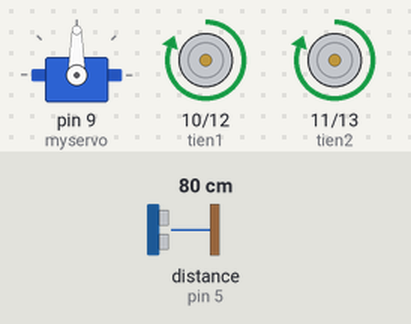
This sketch was run on a simulated Arduino Uno, built with avr-gcc and run on an emulated ATmega328P. Shown: servo, motor-driver pin pairs drawn as motors (green arrow = first pin HIGH = forward, orange = second pin HIGH = backward, longer = more drive). Wiring (inferred from the names in the program): ultrasonic range finder: trigger pin 6; echo pin 5. The test bench sets the inputs (shaded band); at power-on: distance to the obstacle (sensor on pin 5) 80 cm. The echo pulse lasts 58.3 µs per cm.

Above: at 1.7 s.
1.8 s: distance to the obstacle (sensor on pin 5) set to 2 cm
At 2.4 s:
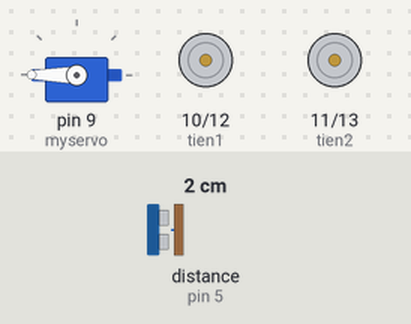
4.8 s: distance to the obstacle (sensor on pin 5) set to 9 cm
At 6.3 s:
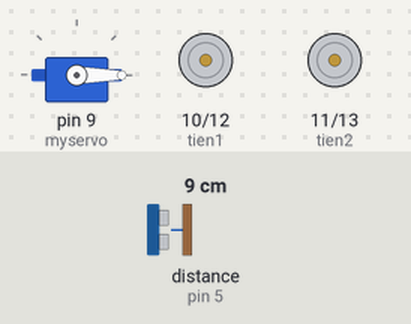
7.8 s: distance to the obstacle (sensor on pin 5) set to 4 cm
At 10.3 s:
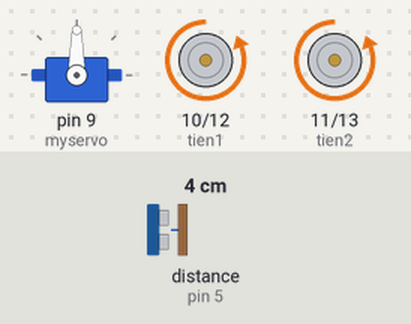
Timing chart, 0 to 16.8 s (numbered marks = the images above; inputs shaded):
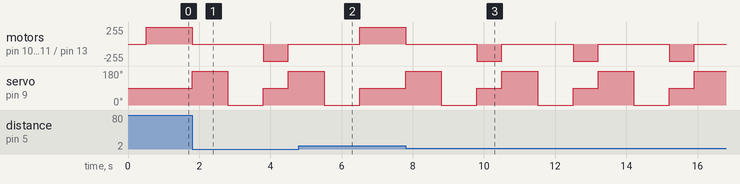

Measured:
- after the input at 1.8 s, motor on pin 10 (tien1) / pin 12 (lui1), motor on pin 11 (tien2) / pin 13 (lui2): forward 255/255 → stopped at once, → backward 255/255 2.0 s later, → stopped 0.70 s later; servo on pin 9 (myservo): 90° → 180° at once, → 0° 1.0 s later, → 90° 1.0 s later, → 180° 0.70 s later
- after the input at 4.8 s, servo on pin 9 (myservo): goes on until 6.5 s, then stays 90°
- after the input at 7.8 s, motor on pin 10 (tien1) / pin 12 (lui1), motor on pin 11 (tien2) / pin 13 (lui2): alternates backward 255/255 for 0.70 s and stopped for 2.0 s, starting at once; servo on pin 9 (myservo): 90° → 180° at once, then repeats every 2.7 s: 0° 1.0 s, 90° 0.70 s, 180° 1.0 s

The sketch:

avoidcar.ino
```cpp
#include <Servo.h>
Servo myservo;
int pos = 0;

const int trig = 6;
const int echo = 5;
int tien1=10;
int tien2=11;
int lui1=12;
int lui2=13;
int dongcoservo=9;

int gioihan = 4;
unsigned long thoigian;
int khoangcach;
int khoangcachtrai,khoangcachphai;

void dokhoangcach();
void dithang(int duongdi);
void disangtrai();
void disangphai();
void dilui();
void resetdongco();
void quaycbsangphai();
void quaycbsangtrai();
void setup()
{

    myservo.attach(9);
    pinMode(trig,OUTPUT);
    pinMode(echo,INPUT);
    pinMode(tien1,OUTPUT);
    pinMode(tien2,OUTPUT);
    pinMode(lui1,OUTPUT);
    pinMode(lui2,OUTPUT);
    digitalWrite(tien1,LOW);
    digitalWrite(tien2,LOW);
    digitalWrite(lui1,LOW);
    digitalWrite(lui2,LOW);
    myservo.write(90);
    delay(500);

}

void loop()
{
    khoangcach=0;
    dokhoangcach();
    if(khoangcach>gioihan||khoangcach==0)
    {
      dokhoangcach();
       if(khoangcach>gioihan||khoangcach==0)
        {
          dithang();
        }
    }
    else
    {

      resetdongco();
      quaycbsangtrai();

      khoangcachtrai=khoangcach;

      quaycbsangphai();
      khoangcachphai=khoangcach;
      if(khoangcachphai<gioihan&&khoangcachtrai<gioihan)
      {
        dilui();
      }
      else
      {
        if(khoangcachphai>khoangcachtrai)
        {
          disangphai();
          delay(500);
        }
        if(khoangcachphai<khoangcachtrai)
        {
          disangtrai();
          delay(500);
        }
      }
    }
}
void dithang()
{


        digitalWrite(tien1,HIGH);
        digitalWrite(tien2,HIGH);
        //delay(2);

}

void disangtrai()
{
  resetdongco();
  digitalWrite(tien1,HIGH);
  delay(400);
  digitalWrite(tien2,LOW);
}


void disangphai()
{
   resetdongco();
  digitalWrite(tien2,HIGH);
  delay(400);
  digitalWrite(tien1,LOW);
}


void dilui()
{
  resetdongco();
   digitalWrite(lui1,HIGH);
   digitalWrite(lui2,HIGH);
   delay(700);
   digitalWrite(lui1,LOW);
   digitalWrite(lui2,LOW);
}

void resetdongco()
{
  digitalWrite(tien1,LOW);
  digitalWrite(tien2,LOW);
  digitalWrite(lui1,LOW);
  digitalWrite(lui2,LOW);
}

void dokhoangcach()
{

    digitalWrite(trig,0);
    delayMicroseconds(2);
    digitalWrite(trig,1);
    delayMicroseconds(10);
    digitalWrite(trig,0);


    thoigian = pulseIn(echo,HIGH);
    khoangcach = int(thoigian/2/29.412);


}


void quaycbsangtrai()
{
    myservo.write(180);
    delay(1000);
    dokhoangcach();
    myservo.write(90);
}
void quaycbsangphai()
{
    myservo.write(0);
    delay(1000);
    dokhoangcach();
    myservo.write(90);
}
void resetservo()
{
   myservo.write(90);
}
```
